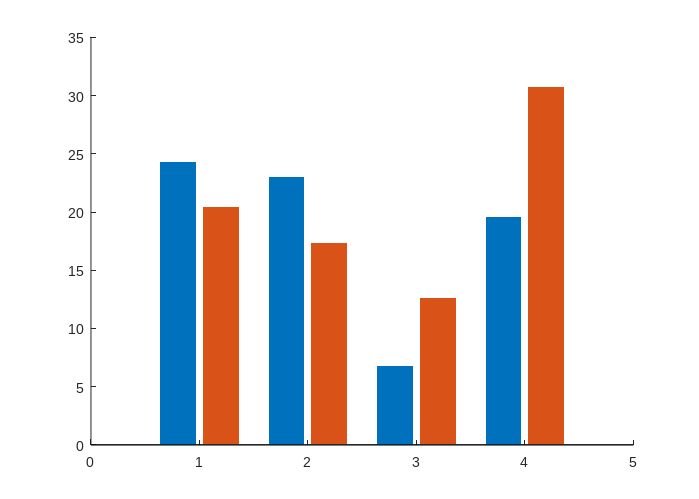

The MATLAB source for this figure: (Note: this script raises an error after producing the figure.)
% =========================================================================
% 顶刊级：核心特征分类分组柱状图 (Grouped Bar Chart - 纯净版)
% X轴：颜色 | 形状 | 纹理 | 交互 (去除视觉响应组，突出特征转化)
% =========================================================================

% 1. 你的绝对数量数据 (分类 1=形状, 2=颜色, 3=纹理, 4=组和)
counts_ENTO = [34, 36, 10, 29, 55];
counts_MVL  = [22, 26, 16, 39,39];

% =========================================================================
% ★ 策略选择：使用什么作为分母来计算百分比？ ★
% 策略 A：使用所有记录到的细胞作为分母 (保留你之前的比例)
total_ENTO = 148; % sum(counts_ENTO)
total_MVL  = 127;  % sum(counts_MVL)
% =========================================================================

% 2. 核心计算：算出 4 个核心类别的百分比 (%)
% (1) 纯颜色 (Color, 类 2)
color_ENTO = counts_ENTO(2) / total_ENTO * 100;
color_MVL  = counts_MVL(2)  / total_MVL  * 100;

% (2) 纯形状 (Shape, 类 1)
shape_ENTO = counts_ENTO(1) / total_ENTO * 100;
shape_MVL  = counts_MVL(1)  / total_MVL  * 100;

% (3) 纯纹理 (Texture, 类 3)
texture_ENTO = counts_ENTO(3) / total_ENTO * 100;
texture_MVL  = counts_MVL(3)  / total_MVL  * 100;

% (4) 交互 (Interactions: 4)
int_ENTO = sum(counts_ENTO(4)) / total_ENTO * 100;
int_MVL  = sum(counts_MVL(4))  / total_MVL  * 100;

% 组装绘图矩阵 (4行 x 2列)
data_matrix = [
    color_ENTO,    color_MVL;
    shape_ENTO,    shape_MVL;
    texture_ENTO,  texture_MVL;
    int_ENTO,      int_MVL
];

% =========================================================================
% 3. 绘图与美化
% =========================================================================
figure('Position', [150, 150, 700, 500], 'Color', 'w');
% ★ 强制将当前图窗的默认字体全部设为 Arial ★
set(gcf, 'DefaultAxesFontName', 'Arial');
set(gcf, 'DefaultTextFontName', 'Arial');
    % 将画布大小拓展 方便保存成PDF文件
set(gcf, 'Units', 'Inches');
pos = get(gcf, 'Position');
set(gcf, 'PaperPositionMode', 'Auto', 'PaperUnits', 'Inches', 'PaperSize', [pos(3), pos(4)]);

hold on;

b = bar(data_matrix, 'grouped', 'EdgeColor', 'none', 'BarWidth', 0.85);

% 极简高级配色 (ENTO 蓝, MVL 绿)
b(1).FaceColor = [0.15, 0.60, 0.95]; 
b(2).FaceColor = [0.85, 0.33, 0.10]; % Standard MATLAB Orange/Red (looks better than 1 0 0)

% --- 坐标轴与标签 ---, 'FontWeight', 'bold', 'FontWeight', 'bold'
xticks(1:4);
xticklabels([]);
xtickangle(0);

x_labels = {
    {'Color', 'Selective'}
    {'Shape', 'Selective'}
    {'Texture', 'Sensitive'}
    {'Multi-feature', 'Modulation'}
};

yl = ylim;
y_text = yl(1) - 0.06 * range(yl);

for k = 1:4
    text(k, y_text, x_labels{k}, ...
        'HorizontalAlignment', 'center', ...
        'VerticalAlignment', 'top', ...
        'FontSize', 18, ...
        'FontName', 'Arial', ...
        'Clipping', 'off');
end

set(gca, 'Position', [0.16, 0.20, 0.78, 0.72]);

ylabel('Percentage (%)', 'FontSize', 18);

set(gca, 'TickDir', 'out', 'Box', 'off', 'LineWidth', 1.5, 'FontSize', 18);
ylim([0, max(data_matrix(:)) * 1.25]); 

% --- 添加图例 ---
lgd = legend({'ENTO', 'MVL'}, 'Location', 'northeast', 'FontSize', 14);
legend boxoff;

hold off;
